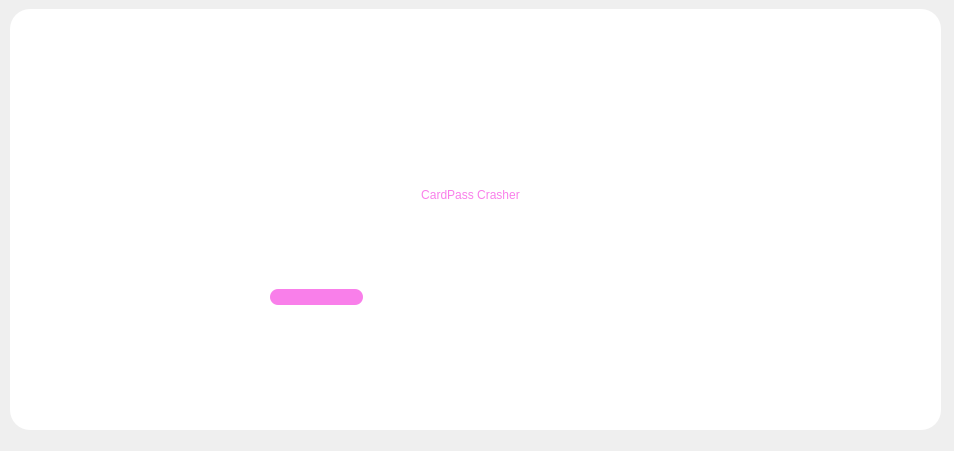
<?xml version="1.0" encoding="UTF-8"?>
<ui version="4.0">
 <class>Dialog</class>
 <widget class="QDialog" name="Dialog">
  <property name="geometry">
   <rect>
    <x>0</x>
    <y>0</y>
    <width>954</width>
    <height>451</height>
   </rect>
  </property>
  <property name="windowTitle">
   <string>Dialog</string>
  </property>
  <widget class="QFrame" name="frame">
   <property name="geometry">
    <rect>
     <x>10</x>
     <y>9</y>
     <width>931</width>
     <height>421</height>
    </rect>
   </property>
   <property name="cursor">
    <cursorShape>WaitCursor</cursorShape>
   </property>
   <property name="styleSheet">
    <string notr="true">background-color: rgb(255, 255, 255);
border-radius: 20px;</string>
   </property>
   <property name="frameShape">
    <enum>QFrame::StyledPanel</enum>
   </property>
   <property name="frameShadow">
    <enum>QFrame::Raised</enum>
   </property>
   <widget class="QLabel" name="label">
    <property name="geometry">
     <rect>
      <x>130</x>
      <y>120</y>
      <width>661</width>
      <height>131</height>
     </rect>
    </property>
    <property name="styleSheet">
     <string notr="true">color: rgb(249, 127, 234);
font: 48pt &quot;Book Antiqua&quot;;
border: none;</string>
    </property>
    <property name="text">
     <string>CardPass Crasher</string>
    </property>
    <property name="alignment">
     <set>Qt::AlignCenter</set>
    </property>
   </widget>
   <widget class="QProgressBar" name="progressBar">
    <property name="geometry">
     <rect>
      <x>260</x>
      <y>280</y>
      <width>391</width>
      <height>16</height>
     </rect>
    </property>
    <property name="styleSheet">
     <string notr="true">QProgressBar {
	border: none;
	border-radius: 8px;
}

QProgressBar:chunk {
	
	background-color: rgb(249, 127, 234);
	border-radius: 8px;
}</string>
    </property>
    <property name="value">
     <number>24</number>
    </property>
    <property name="textVisible">
     <bool>false</bool>
    </property>
   </widget>
  </widget>
 </widget>
 <resources/>
 <connections/>
</ui>
